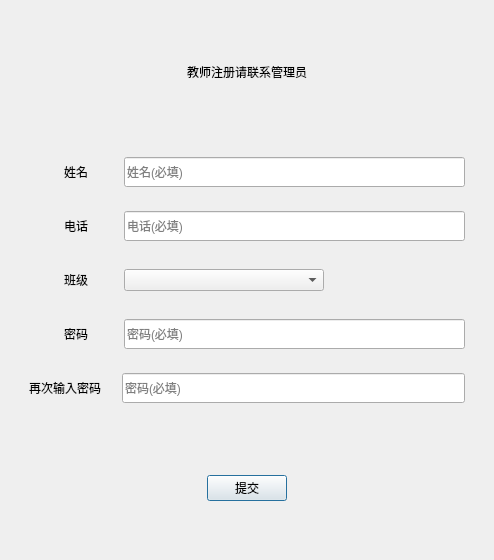
<?xml version="1.0" encoding="UTF-8"?>
<ui version="4.0">
 <class>ReginstDialog</class>
 <widget class="QDialog" name="ReginstDialog">
  <property name="geometry">
   <rect>
    <x>0</x>
    <y>0</y>
    <width>494</width>
    <height>560</height>
   </rect>
  </property>
  <property name="windowTitle">
   <string>注册</string>
  </property>
  <property name="modal">
   <bool>false</bool>
  </property>
  <layout class="QGridLayout" name="gridLayout_2">
   <item row="0" column="0">
    <widget class="QWidget" name="widget_6" native="true">
     <layout class="QHBoxLayout" name="horizontalLayout_7">
      <item>
       <spacer name="horizontalSpacer_8">
        <property name="orientation">
         <enum>Qt::Horizontal</enum>
        </property>
        <property name="sizeHint" stdset="0">
         <size>
          <width>139</width>
          <height>20</height>
         </size>
        </property>
       </spacer>
      </item>
      <item>
       <widget class="QLabel" name="label">
        <property name="text">
         <string>教师注册请联系管理员</string>
        </property>
       </widget>
      </item>
      <item>
       <spacer name="horizontalSpacer_13">
        <property name="orientation">
         <enum>Qt::Horizontal</enum>
        </property>
        <property name="sizeHint" stdset="0">
         <size>
          <width>146</width>
          <height>20</height>
         </size>
        </property>
       </spacer>
      </item>
     </layout>
    </widget>
   </item>
   <item row="1" column="0">
    <widget class="QWidget" name="widget_8" native="true">
     <layout class="QGridLayout" name="gridLayout">
      <item row="1" column="0">
       <widget class="QWidget" name="widget_2" native="true">
        <layout class="QHBoxLayout" name="horizontalLayout_2">
         <item>
          <spacer name="horizontalSpacer_10">
           <property name="orientation">
            <enum>Qt::Horizontal</enum>
           </property>
           <property name="sizeType">
            <enum>QSizePolicy::Fixed</enum>
           </property>
           <property name="sizeHint" stdset="0">
            <size>
             <width>35</width>
             <height>20</height>
            </size>
           </property>
          </spacer>
         </item>
         <item>
          <widget class="QLabel" name="labelPhone">
           <property name="minimumSize">
            <size>
             <width>0</width>
             <height>30</height>
            </size>
           </property>
           <property name="text">
            <string>电话</string>
           </property>
          </widget>
         </item>
         <item>
          <spacer name="horizontalSpacer_2">
           <property name="orientation">
            <enum>Qt::Horizontal</enum>
           </property>
           <property name="sizeType">
            <enum>QSizePolicy::Fixed</enum>
           </property>
           <property name="sizeHint" stdset="0">
            <size>
             <width>30</width>
             <height>20</height>
            </size>
           </property>
          </spacer>
         </item>
         <item>
          <widget class="QLineEdit" name="lineEditPhone">
           <property name="minimumSize">
            <size>
             <width>0</width>
             <height>30</height>
            </size>
           </property>
           <property name="maxLength">
            <number>50</number>
           </property>
           <property name="placeholderText">
            <string>电话(必填)</string>
           </property>
          </widget>
         </item>
        </layout>
       </widget>
      </item>
      <item row="2" column="0">
       <widget class="QWidget" name="widget_3" native="true">
        <layout class="QHBoxLayout" name="horizontalLayout_4">
         <item>
          <spacer name="horizontalSpacer_11">
           <property name="orientation">
            <enum>Qt::Horizontal</enum>
           </property>
           <property name="sizeType">
            <enum>QSizePolicy::Fixed</enum>
           </property>
           <property name="sizeHint" stdset="0">
            <size>
             <width>35</width>
             <height>20</height>
            </size>
           </property>
          </spacer>
         </item>
         <item>
          <widget class="QLabel" name="labelClass">
           <property name="minimumSize">
            <size>
             <width>0</width>
             <height>30</height>
            </size>
           </property>
           <property name="text">
            <string>班级</string>
           </property>
          </widget>
         </item>
         <item>
          <spacer name="horizontalSpacer_4">
           <property name="orientation">
            <enum>Qt::Horizontal</enum>
           </property>
           <property name="sizeType">
            <enum>QSizePolicy::Fixed</enum>
           </property>
           <property name="sizeHint" stdset="0">
            <size>
             <width>30</width>
             <height>20</height>
            </size>
           </property>
          </spacer>
         </item>
         <item>
          <widget class="QComboBox" name="comboBoxClass">
           <property name="minimumSize">
            <size>
             <width>200</width>
             <height>0</height>
            </size>
           </property>
           <property name="currentText">
            <string/>
           </property>
           <property name="currentIndex">
            <number>-1</number>
           </property>
           <property name="iconSize">
            <size>
             <width>16</width>
             <height>16</height>
            </size>
           </property>
          </widget>
         </item>
         <item>
          <spacer name="horizontalSpacer_7">
           <property name="orientation">
            <enum>Qt::Horizontal</enum>
           </property>
           <property name="sizeHint" stdset="0">
            <size>
             <width>40</width>
             <height>20</height>
            </size>
           </property>
          </spacer>
         </item>
        </layout>
       </widget>
      </item>
      <item row="3" column="0">
       <widget class="QWidget" name="widget_4" native="true">
        <layout class="QHBoxLayout" name="horizontalLayout_5">
         <item>
          <spacer name="horizontalSpacer_12">
           <property name="orientation">
            <enum>Qt::Horizontal</enum>
           </property>
           <property name="sizeType">
            <enum>QSizePolicy::Fixed</enum>
           </property>
           <property name="sizeHint" stdset="0">
            <size>
             <width>35</width>
             <height>20</height>
            </size>
           </property>
          </spacer>
         </item>
         <item>
          <widget class="QLabel" name="labelPhone_3">
           <property name="minimumSize">
            <size>
             <width>0</width>
             <height>30</height>
            </size>
           </property>
           <property name="text">
            <string>密码</string>
           </property>
          </widget>
         </item>
         <item>
          <spacer name="horizontalSpacer_5">
           <property name="orientation">
            <enum>Qt::Horizontal</enum>
           </property>
           <property name="sizeType">
            <enum>QSizePolicy::Fixed</enum>
           </property>
           <property name="sizeHint" stdset="0">
            <size>
             <width>30</width>
             <height>20</height>
            </size>
           </property>
          </spacer>
         </item>
         <item>
          <widget class="QLineEdit" name="lineEditPasswordFirst">
           <property name="minimumSize">
            <size>
             <width>0</width>
             <height>30</height>
            </size>
           </property>
           <property name="maxLength">
            <number>50</number>
           </property>
           <property name="echoMode">
            <enum>QLineEdit::Password</enum>
           </property>
           <property name="placeholderText">
            <string>密码(必填)</string>
           </property>
          </widget>
         </item>
        </layout>
       </widget>
      </item>
      <item row="4" column="0">
       <widget class="QWidget" name="widget_5" native="true">
        <layout class="QHBoxLayout" name="horizontalLayout_6">
         <item>
          <widget class="QLabel" name="labelPhone_4">
           <property name="minimumSize">
            <size>
             <width>0</width>
             <height>30</height>
            </size>
           </property>
           <property name="text">
            <string>再次输入密码</string>
           </property>
          </widget>
         </item>
         <item>
          <spacer name="horizontalSpacer_6">
           <property name="orientation">
            <enum>Qt::Horizontal</enum>
           </property>
           <property name="sizeType">
            <enum>QSizePolicy::Fixed</enum>
           </property>
           <property name="sizeHint" stdset="0">
            <size>
             <width>15</width>
             <height>20</height>
            </size>
           </property>
          </spacer>
         </item>
         <item>
          <widget class="QLineEdit" name="lineEditPasswordSecond">
           <property name="minimumSize">
            <size>
             <width>0</width>
             <height>30</height>
            </size>
           </property>
           <property name="maxLength">
            <number>50</number>
           </property>
           <property name="echoMode">
            <enum>QLineEdit::Password</enum>
           </property>
           <property name="placeholderText">
            <string>密码(必填)</string>
           </property>
          </widget>
         </item>
        </layout>
       </widget>
      </item>
      <item row="0" column="0">
       <widget class="QWidget" name="widget" native="true">
        <layout class="QHBoxLayout" name="horizontalLayout">
         <item>
          <spacer name="horizontalSpacer_9">
           <property name="orientation">
            <enum>Qt::Horizontal</enum>
           </property>
           <property name="sizeType">
            <enum>QSizePolicy::Fixed</enum>
           </property>
           <property name="sizeHint" stdset="0">
            <size>
             <width>35</width>
             <height>20</height>
            </size>
           </property>
          </spacer>
         </item>
         <item>
          <widget class="QLabel" name="labelName">
           <property name="minimumSize">
            <size>
             <width>0</width>
             <height>30</height>
            </size>
           </property>
           <property name="text">
            <string>姓名</string>
           </property>
          </widget>
         </item>
         <item>
          <spacer name="horizontalSpacer">
           <property name="orientation">
            <enum>Qt::Horizontal</enum>
           </property>
           <property name="sizeType">
            <enum>QSizePolicy::Fixed</enum>
           </property>
           <property name="sizeHint" stdset="0">
            <size>
             <width>30</width>
             <height>20</height>
            </size>
           </property>
          </spacer>
         </item>
         <item>
          <widget class="QLineEdit" name="lineEditName">
           <property name="minimumSize">
            <size>
             <width>0</width>
             <height>30</height>
            </size>
           </property>
           <property name="maxLength">
            <number>10</number>
           </property>
           <property name="placeholderText">
            <string>姓名(必填)</string>
           </property>
          </widget>
         </item>
        </layout>
       </widget>
      </item>
     </layout>
    </widget>
   </item>
   <item row="2" column="0">
    <widget class="QWidget" name="widget_7" native="true">
     <layout class="QHBoxLayout" name="horizontalLayout_8">
      <item>
       <spacer name="horizontalSpacer_14">
        <property name="orientation">
         <enum>Qt::Horizontal</enum>
        </property>
        <property name="sizeHint" stdset="0">
         <size>
          <width>139</width>
          <height>20</height>
         </size>
        </property>
       </spacer>
      </item>
      <item>
       <widget class="QPushButton" name="pushButtonSubmit">
        <property name="text">
         <string>提交</string>
        </property>
       </widget>
      </item>
      <item>
       <spacer name="horizontalSpacer_15">
        <property name="orientation">
         <enum>Qt::Horizontal</enum>
        </property>
        <property name="sizeHint" stdset="0">
         <size>
          <width>178</width>
          <height>20</height>
         </size>
        </property>
       </spacer>
      </item>
     </layout>
    </widget>
   </item>
  </layout>
 </widget>
 <resources/>
 <connections/>
</ui>
